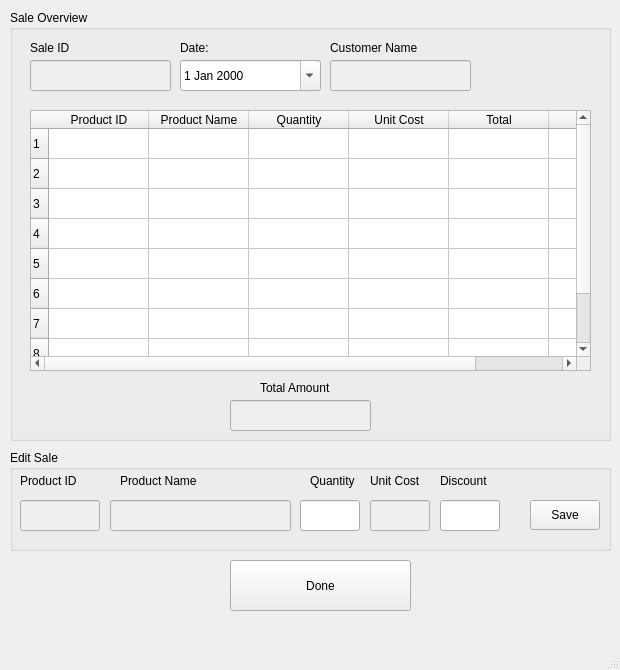
<?xml version="1.0" encoding="UTF-8"?>
<ui version="4.0">
 <class>MainWindow</class>
 <widget class="QMainWindow" name="MainWindow">
  <property name="geometry">
   <rect>
    <x>0</x>
    <y>0</y>
    <width>620</width>
    <height>670</height>
   </rect>
  </property>
  <property name="windowTitle">
   <string>MainWindow</string>
  </property>
  <widget class="QWidget" name="centralwidget">
   <widget class="QGroupBox" name="groupBox">
    <property name="geometry">
     <rect>
      <x>10</x>
      <y>10</y>
      <width>601</width>
      <height>431</height>
     </rect>
    </property>
    <property name="title">
     <string>Sale Overview</string>
    </property>
    <widget class="QLabel" name="label_2">
     <property name="geometry">
      <rect>
       <x>20</x>
       <y>30</y>
       <width>81</width>
       <height>16</height>
      </rect>
     </property>
     <property name="text">
      <string>Sale ID</string>
     </property>
    </widget>
    <widget class="QLineEdit" name="viewSaleId">
     <property name="enabled">
      <bool>false</bool>
     </property>
     <property name="geometry">
      <rect>
       <x>20</x>
       <y>50</y>
       <width>141</width>
       <height>31</height>
      </rect>
     </property>
     <property name="alignment">
      <set>Qt::AlignCenter</set>
     </property>
    </widget>
    <widget class="QLabel" name="label_4">
     <property name="geometry">
      <rect>
       <x>170</x>
       <y>30</y>
       <width>55</width>
       <height>16</height>
      </rect>
     </property>
     <property name="text">
      <string>Date:</string>
     </property>
    </widget>
    <widget class="QLineEdit" name="viewCustomerName">
     <property name="enabled">
      <bool>false</bool>
     </property>
     <property name="geometry">
      <rect>
       <x>320</x>
       <y>50</y>
       <width>141</width>
       <height>31</height>
      </rect>
     </property>
     <property name="alignment">
      <set>Qt::AlignCenter</set>
     </property>
    </widget>
    <widget class="QLabel" name="label_5">
     <property name="geometry">
      <rect>
       <x>320</x>
       <y>30</y>
       <width>101</width>
       <height>16</height>
      </rect>
     </property>
     <property name="text">
      <string>Customer Name</string>
     </property>
    </widget>
    <widget class="QDateEdit" name="viewSaleDate">
     <property name="enabled">
      <bool>true</bool>
     </property>
     <property name="geometry">
      <rect>
       <x>170</x>
       <y>50</y>
       <width>141</width>
       <height>31</height>
      </rect>
     </property>
     <property name="calendarPopup">
      <bool>true</bool>
     </property>
    </widget>
    <widget class="QLabel" name="label_3">
     <property name="geometry">
      <rect>
       <x>250</x>
       <y>370</y>
       <width>91</width>
       <height>16</height>
      </rect>
     </property>
     <property name="text">
      <string>Total Amount</string>
     </property>
    </widget>
    <widget class="QLineEdit" name="viewTotalAmount">
     <property name="enabled">
      <bool>false</bool>
     </property>
     <property name="geometry">
      <rect>
       <x>220</x>
       <y>390</y>
       <width>141</width>
       <height>31</height>
      </rect>
     </property>
     <property name="alignment">
      <set>Qt::AlignCenter</set>
     </property>
    </widget>
    <widget class="QTableWidget" name="ProductTable">
     <property name="geometry">
      <rect>
       <x>20</x>
       <y>100</y>
       <width>561</width>
       <height>261</height>
      </rect>
     </property>
     <property name="editTriggers">
      <set>QAbstractItemView::NoEditTriggers</set>
     </property>
     <row>
      <property name="text">
       <string>1</string>
      </property>
     </row>
     <row>
      <property name="text">
       <string>2</string>
      </property>
     </row>
     <row>
      <property name="text">
       <string>3</string>
      </property>
     </row>
     <row>
      <property name="text">
       <string>4</string>
      </property>
     </row>
     <row>
      <property name="text">
       <string>5</string>
      </property>
     </row>
     <row>
      <property name="text">
       <string>6</string>
      </property>
     </row>
     <row>
      <property name="text">
       <string>7</string>
      </property>
     </row>
     <row>
      <property name="text">
       <string>8</string>
      </property>
     </row>
     <row>
      <property name="text">
       <string>10</string>
      </property>
     </row>
     <column>
      <property name="text">
       <string>Product ID</string>
      </property>
     </column>
     <column>
      <property name="text">
       <string>Product Name</string>
      </property>
     </column>
     <column>
      <property name="text">
       <string>Quantity</string>
      </property>
     </column>
     <column>
      <property name="text">
       <string>Unit Cost</string>
      </property>
     </column>
     <column>
      <property name="text">
       <string>Total</string>
      </property>
     </column>
     <column>
      <property name="text">
       <string>Discount</string>
      </property>
     </column>
    </widget>
   </widget>
   <widget class="QGroupBox" name="groupBox_2">
    <property name="geometry">
     <rect>
      <x>10</x>
      <y>450</y>
      <width>601</width>
      <height>101</height>
     </rect>
    </property>
    <property name="title">
     <string>Edit Sale</string>
    </property>
    <widget class="QLabel" name="label_6">
     <property name="geometry">
      <rect>
       <x>360</x>
       <y>20</y>
       <width>61</width>
       <height>21</height>
      </rect>
     </property>
     <property name="text">
      <string>Unit Cost</string>
     </property>
    </widget>
    <widget class="QLabel" name="label_7">
     <property name="geometry">
      <rect>
       <x>300</x>
       <y>20</y>
       <width>101</width>
       <height>21</height>
      </rect>
     </property>
     <property name="text">
      <string>Quantity</string>
     </property>
    </widget>
    <widget class="QLineEdit" name="ProductName">
     <property name="enabled">
      <bool>false</bool>
     </property>
     <property name="geometry">
      <rect>
       <x>100</x>
       <y>50</y>
       <width>181</width>
       <height>31</height>
      </rect>
     </property>
     <property name="text">
      <string/>
     </property>
     <property name="alignment">
      <set>Qt::AlignCenter</set>
     </property>
     <property name="readOnly">
      <bool>true</bool>
     </property>
    </widget>
    <widget class="QLineEdit" name="Quantity">
     <property name="geometry">
      <rect>
       <x>290</x>
       <y>50</y>
       <width>60</width>
       <height>31</height>
      </rect>
     </property>
     <property name="text">
      <string/>
     </property>
     <property name="alignment">
      <set>Qt::AlignCenter</set>
     </property>
     <property name="readOnly">
      <bool>false</bool>
     </property>
    </widget>
    <widget class="QLineEdit" name="UnitCost">
     <property name="enabled">
      <bool>false</bool>
     </property>
     <property name="geometry">
      <rect>
       <x>360</x>
       <y>50</y>
       <width>60</width>
       <height>31</height>
      </rect>
     </property>
     <property name="text">
      <string/>
     </property>
     <property name="alignment">
      <set>Qt::AlignCenter</set>
     </property>
     <property name="readOnly">
      <bool>false</bool>
     </property>
    </widget>
    <widget class="QLabel" name="MaterialName_2">
     <property name="geometry">
      <rect>
       <x>110</x>
       <y>20</y>
       <width>101</width>
       <height>21</height>
      </rect>
     </property>
     <property name="text">
      <string>Product Name</string>
     </property>
    </widget>
    <widget class="QLabel" name="MaterialName_3">
     <property name="geometry">
      <rect>
       <x>10</x>
       <y>20</y>
       <width>101</width>
       <height>21</height>
      </rect>
     </property>
     <property name="text">
      <string>Product ID</string>
     </property>
    </widget>
    <widget class="QLineEdit" name="ProductID">
     <property name="enabled">
      <bool>false</bool>
     </property>
     <property name="geometry">
      <rect>
       <x>10</x>
       <y>50</y>
       <width>80</width>
       <height>31</height>
      </rect>
     </property>
     <property name="text">
      <string/>
     </property>
     <property name="alignment">
      <set>Qt::AlignCenter</set>
     </property>
     <property name="readOnly">
      <bool>true</bool>
     </property>
    </widget>
    <widget class="QPushButton" name="saveSaleButton">
     <property name="geometry">
      <rect>
       <x>520</x>
       <y>50</y>
       <width>70</width>
       <height>30</height>
      </rect>
     </property>
     <property name="text">
      <string>Save</string>
     </property>
    </widget>
    <widget class="QLineEdit" name="editedDiscount">
     <property name="geometry">
      <rect>
       <x>430</x>
       <y>50</y>
       <width>60</width>
       <height>31</height>
      </rect>
     </property>
     <property name="text">
      <string/>
     </property>
     <property name="alignment">
      <set>Qt::AlignCenter</set>
     </property>
     <property name="readOnly">
      <bool>false</bool>
     </property>
    </widget>
    <widget class="QLabel" name="label_8">
     <property name="geometry">
      <rect>
       <x>430</x>
       <y>20</y>
       <width>61</width>
       <height>21</height>
      </rect>
     </property>
     <property name="text">
      <string>Discount</string>
     </property>
    </widget>
   </widget>
   <widget class="QPushButton" name="DoneSaleButton">
    <property name="geometry">
     <rect>
      <x>230</x>
      <y>560</y>
      <width>181</width>
      <height>51</height>
     </rect>
    </property>
    <property name="text">
     <string>Done</string>
    </property>
   </widget>
  </widget>
  <widget class="QMenuBar" name="menubar">
   <property name="geometry">
    <rect>
     <x>0</x>
     <y>0</y>
     <width>620</width>
     <height>26</height>
    </rect>
   </property>
  </widget>
  <widget class="QStatusBar" name="statusbar"/>
 </widget>
 <resources/>
 <connections/>
</ui>
